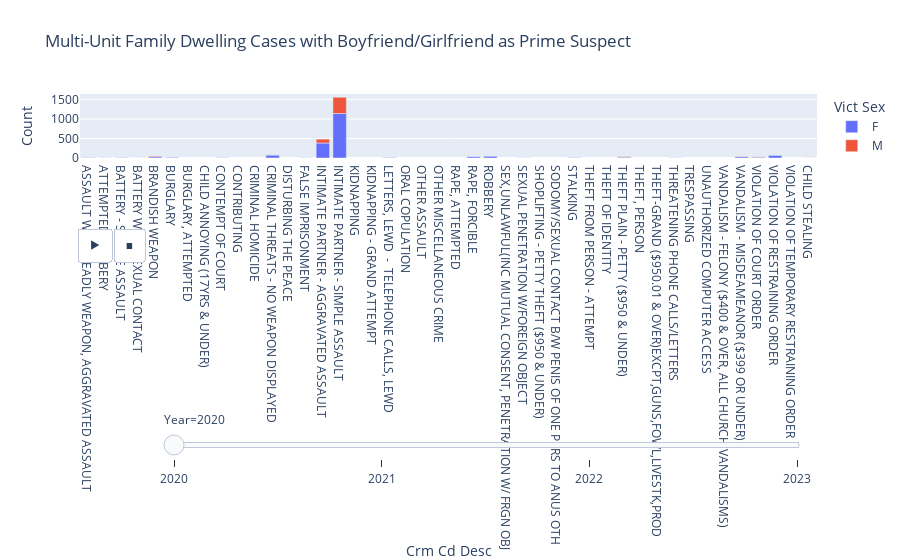

Notebook code for this chart:
### Code cell
g4=df.loc[df['Premis Cd']==502]
g4=g4[g4['Mocodes'].str.contains('1814')]
g4=g4.groupby(['DATE OCC','Crm Cd Desc','Vict Sex']).size().to_frame(name="Count").reset_index()
fig = px.bar(g4, x='Crm Cd Desc', y='Count', color='Vict Sex',labels={'DATE OCC':'Year'},animation_frame="DATE OCC", animation_group="Count",title="Multi-Unit Family Dwelling Cases with Boyfriend/Girlfriend as Prime Suspect")
fig['layout']['sliders'][0]['pad']=dict(l=10,r= 10, t= 250)
fig.update_layout(hovermode="x unified")
fig.show()

### Figure 1 — Plotly figure (JSON) as saved in the notebook; plotly's stock layout.template omitted (floating-point values rounded to 4 significant figures)
{"data": [{"alignmentgroup": "True", "hovertemplate": "Vict Sex=F<br>Year=2020<br>Crm Cd Desc=%{x}<br>Count=%{y}<extra></extra>", "ids": [12, 1, 8, 2, 31, 16, 2, 1, 7, 1, 1, 77, 1, 5, 384, 1141, 1, 1, 18, 2, 2, 1, 2, 33, 44, 12, 3, 1, 5, 9, 1, 1, 23, 23, 7, 4, 4, 2, 23, 35, 22, 66, 2], "legendgroup": "F", "marker": {"color": "#636efa", "pattern": {"shape": ""}}, "name": "F", "offsetgroup": "F", "orientation": "v", "showlegend": true, "textposition": "auto", "type": "bar", "x": ["ASSAULT WITH DEADLY WEAPON, AGGRAVATED ASSAULT", "ATTEMPTED ROBBERY", "BATTERY - SIMPLE ASSAULT", "BATTERY WITH SEXUAL CONTACT", "BRANDISH WEAPON", "BURGLARY", "BURGLARY, ATTEMPTED", "CHILD ANNOYING (17YRS & UNDER)", "CONTEMPT OF COURT", "CONTRIBUTING", "CRIMINAL HOMICIDE", "CRIMINAL THREATS - NO WEAPON DISPLAYED", "DISTURBING THE PEACE", "FALSE IMPRISONMENT", "INTIMATE PARTNER - AGGRAVATED ASSAULT", "INTIMATE PARTNER - SIMPLE ASSAULT", "KIDNAPPING", "KIDNAPPING - GRAND ATTEMPT", "LETTERS, LEWD  -  TELEPHONE CALLS, LEWD", "ORAL COPULATION", "OTHER ASSAULT", "OTHER MISCELLANEOUS CRIME", "RAPE, ATTEMPTED", "RAPE, FORCIBLE", "ROBBERY", "SEX,UNLAWFUL(INC MUTUAL CONSENT, PENETRATION W/ FRGN OBJ", "SEXUAL PENETRATION W/FOREIGN OBJECT", "SHOPLIFTING - PETTY THEFT ($950 & UNDER)", "SODOMY/SEXUAL CONTACT B/W PENIS OF ONE PERS TO ANUS OTH", "STALKING", "THEFT FROM PERSON - ATTEMPT", "THEFT OF IDENTITY", "THEFT PLAIN - PETTY ($950 & UNDER)", "THEFT, PERSON", "THEFT-GRAND ($950.01 & OVER)EXCPT,GUNS,FOWL,LIVESTK,PROD", "THREATENING PHONE CALLS/LETTERS", "TRESPASSING", "UNAUTHORIZED COMPUTER ACCESS", "VANDALISM - FELONY ($400 & OVER, ALL CHURCH VANDALISMS)", "VANDALISM - MISDEAMEANOR ($399 OR UNDER)", "VIOLATION OF COURT ORDER", "VIOLATION OF RESTRAINING ORDER", "VIOLATION OF TEMPORARY RESTRAINING ORDER"], "xaxis": "x", "y": [12, 1, 8, 2, 31, 16, 2, 1, 7, 1, 1, 77, 1, 5, 384, 1141, 1, 1, 18, 2, 2, 1, 2, 33, 44, 12, 3, 1, 5, 9, 1, 1, 23, 23, 7, 4, 4, 2, 23, 35, 22, 66, 2], "yaxis": "y"}, {"alignmentgroup": "True", "hovertemplate": "Vict Sex=M<br>Year=2020<br>Crm Cd Desc=%{x}<br>Count=%{y}<extra></extra>", "ids": [5, 1, 1, 19, 1, 1, 2, 1, 10, 100, 418, 3, 3, 1, 1, 13, 5, 1, 10, 6, 7, 3], "legendgroup": "M", "marker": {"color": "#EF553B", "pattern": {"shape": ""}}, "name": "M", "offsetgroup": "M", "orientation": "v", "showlegend": true, "textposition": "auto", "type": "bar", "x": ["ASSAULT WITH DEADLY WEAPON, AGGRAVATED ASSAULT", "ATTEMPTED ROBBERY", "BATTERY - SIMPLE ASSAULT", "BRANDISH WEAPON", "BURGLARY", "BURGLARY, ATTEMPTED", "CHILD STEALING", "CONTEMPT OF COURT", "CRIMINAL THREATS - NO WEAPON DISPLAYED", "INTIMATE PARTNER - AGGRAVATED ASSAULT", "INTIMATE PARTNER - SIMPLE ASSAULT", "LETTERS, LEWD  -  TELEPHONE CALLS, LEWD", "ROBBERY", "SEX,UNLAWFUL(INC MUTUAL CONSENT, PENETRATION W/ FRGN OBJ", "THEFT OF IDENTITY", "THEFT PLAIN - PETTY ($950 & UNDER)", "THEFT-GRAND ($950.01 & OVER)EXCPT,GUNS,FOWL,LIVESTK,PROD", "TRESPASSING", "VANDALISM - FELONY ($400 & OVER, ALL CHURCH VANDALISMS)", "VANDALISM - MISDEAMEANOR ($399 OR UNDER)", "VIOLATION OF COURT ORDER", "VIOLATION OF RESTRAINING ORDER"], "xaxis": "x", "y": [5, 1, 1, 19, 1, 1, 2, 1, 10, 100, 418, 3, 3, 1, 1, 13, 5, 1, 10, 6, 7, 3], "yaxis": "y"}, {"alignmentgroup": "True", "hovertemplate": "Vict Sex=X<br>Year=2020<br>Crm Cd Desc=%{x}<br>Count=%{y}<extra></extra>", "ids": [1, 1, 1], "legendgroup": "X", "marker": {"color": "#00cc96", "pattern": {"shape": ""}}, "name": "X", "offsetgroup": "X", "orientation": "v", "showlegend": true, "textposition": "auto", "type": "bar", "x": ["CRIMINAL THREATS - NO WEAPON DISPLAYED", "INTIMATE PARTNER - SIMPLE ASSAULT", "VANDALISM - MISDEAMEANOR ($399 OR UNDER)"], "xaxis": "x", "y": [1, 1, 1], "yaxis": "y"}], "layout": {"barmode": "relative", "hovermode": "x unified", "legend": {"title": {"text": "Vict Sex"}, "tracegroupgap": 0}, "sliders": [{"active": 0, "currentvalue": {"prefix": "Year="}, "len": 0.9, "pad": {"l": 10, "r": 10, "t": 250}, "steps": [{"args": [["2020"], {"frame": {"duration": 0, "redraw": true}, "fromcurrent": true, "mode": "immediate", "transition": {"duration": 0, "easing": "linear"}}], "label": "2020", "method": "animate"}, {"args": [["2021"], {"frame": {"duration": 0, "redraw": true}, "fromcurrent": true, "mode": "immediate", "transition": {"duration": 0, "easing": "linear"}}], "label": "2021", "method": "animate"}, {"args": [["2022"], {"frame": {"duration": 0, "redraw": true}, "fromcurrent": true, "mode": "immediate", "transition": {"duration": 0, "easing": "linear"}}], "label": "2022", "method": "animate"}, {"args": [["2023"], {"frame": {"duration": 0, "redraw": true}, "fromcurrent": true, "mode": "immediate", "transition": {"duration": 0, "easing": "linear"}}], "label": "2023", "method": "animate"}], "x": 0.1, "xanchor": "left", "y": 0, "yanchor": "top"}], "title": {"text": "Multi-Unit Family Dwelling Cases with Boyfriend/Girlfriend as Prime Suspect"}, "updatemenus": [{"buttons": [{"args": [null, {"frame": {"duration": 500, "redraw": true}, "fromcurrent": true, "mode": "immediate", "transition": {"duration": 500, "easing": "linear"}}], "label": "&#9654;", "method": "animate"}, {"args": [[null], {"frame": {"duration": 0, "redraw": true}, "fromcurrent": true, "mode": "immediate", "transition": {"duration": 0, "easing": "linear"}}], "label": "&#9724;", "method": "animate"}], "direction": "left", "pad": {"r": 10, "t": 70}, "showactive": false, "type": "buttons", "x": 0.1, "xanchor": "right", "y": 0, "yanchor": "top"}], "xaxis": {"anchor": "y", "domain": [0, 1], "title": {"text": "Crm Cd Desc"}}, "yaxis": {"anchor": "x", "domain": [0, 1], "title": {"text": "Count"}}}}
